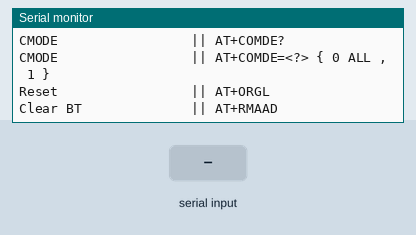
Recording of a sketch running on a simulated Arduino Uno, built with avr-gcc and run on an emulated ATmega328P. Parts: the last lines printed to the serial monitor. The inputs (shaded band) are chosen by the test bench.

Above: at 1.8 s.
1.9 s: "1" received over the second serial link
At 3.0 s:
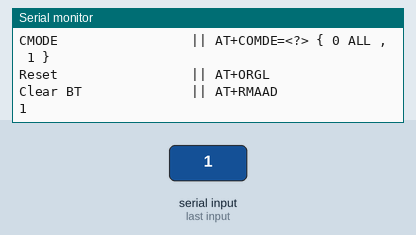
3.4 s: "0" received over the second serial link
At 4.2 s:
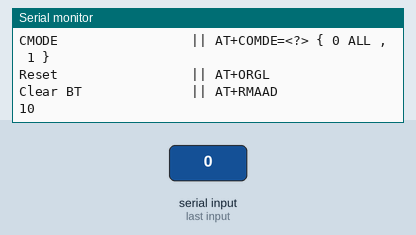

Measured:
- after the input at 1.9 s, the serial monitor: prints a new line at once (image 1)
- after the input at 3.4 s, the serial monitor: prints a new line at once (image 2)

The sketch:

AT.ino
```cpp
#include <SoftwareSerial.h>
SoftwareSerial BT(3,2); // TX , RX

void setup() {
  // put your setup code here, to run once:
    Serial.begin(9600);
    BT.begin(9600);
    Serial.println("AT Commands");
    Serial.println("Fuction               || Command   ");
    Serial.println("Test                  || AT   ");
    Serial.println("Name                  || AT+NAME?   ");
    Serial.println("Pass                  || AT+PSWD?   ");
    Serial.println("Change Name           || AT+NAME=<Name>   ");
    Serial.println("Change Pass           || AT+PSWD?=<Pass>   ");
    Serial.println("Address               || AT+ADDR?   ");
    Serial.println("UART                  || AT+UART?   ");
    Serial.println("Connect to ADDR       || AT+BIND=<ADDR>   ");
    Serial.println("ROLE                  || AT+ROLE?   ");
    Serial.println("Change Role           || AT+ROLE=<0,1> {0 Slave , 1 Master}");
    Serial.println("Find BT               || AT+INQ   ");
    Serial.println("CMODE                 || AT+COMDE?   ");
    Serial.println("CMODE                 || AT+COMDE=<?> { 0 ALL , 1 }   ");
    Serial.println("Reset                 || AT+ORGL   ");
    Serial.println("Clear BT              || AT+RMAAD   ");
    BT.begin(38400);

}

void loop() {
  // Read from HC=05 TO Arduno
  if (BT.available())
      Serial.write(BT.read());
  //Read frm Adruno to HC 05
  if (Serial.available())
      BT.write(Serial.read());
  // put your main code here, to run repeatedly:

}
```
